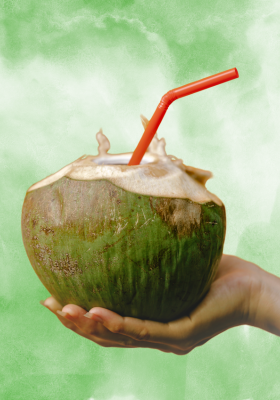
%> input picture Assignment2/input_img.png, 280 x 400 px
$ octave T1_20200204037.m   (GNU Octave 9; MATLAB toolbox functions it lacks are replaced by stand-ins)
%> lines starting %> are read from the running program, lines starting %| are printed output that depends on the picture; in (x1, y1, x2, y2) boxes, pixels count from 0 and x2, y2 are one past the last pixel; in counts of white or black regions, pixels touching at a corner belong together; the program's own positions count from 1
input_image = imread('input_img.png');
%> input_image is the input picture: size 400x280x3 uint8; mean R, G, B 166, 181.9, 138.1
input_image = rgb2gray(input_image);
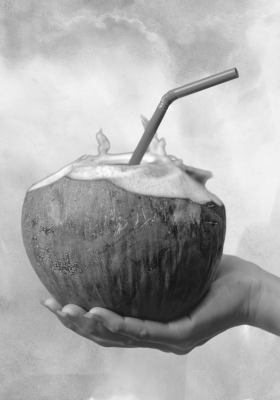
%> input_image: size 400x280 uint8; min 15, max 254, mean 172.1


A = min(input_image(:));
%> A = 15
B = max(input_image(:));
%> B = 254


D = B - A;
%> D = 239
bits = 8;
M = 2^bits - 1;

% contrast stretching
[m, n] = size(input_image);
%> m = 400; n = 280
output_image = zeros(m, n);
for i = 1:m
    for j = 1:n
        output_image(i, j) = ((input_image(i, j) - A) / D) * M + A;
    end
end
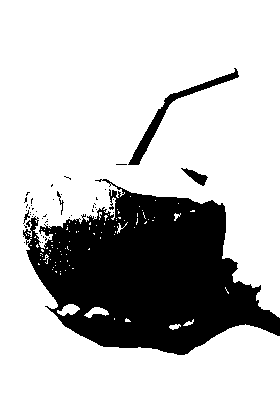
%> output_image: size 400x280 double; values 15 (black) and 255 (white), 75.1% white; 48 black regions (43 under 20 px), largest, box (x1, y1, x2, y2) and area: (23, 179, 280, 355) 26418, (128, 68, 239, 165) 1097, (181, 168, 208, 186) 195, (57, 191, 64, 215) 41, (23, 210, 30, 224) 30
output_image = uint8(output_image);

% Display images
figure;
subplot(1, 2, 1);
imshow(input_image);
title('Input Image');
subplot(1, 2, 2);
imshow(output_image);
title('Output -> Contrast Stretched Image');

imwrite(output_image, 'T1_Output_1_20200204037.png');
% Histogram
input_hist = zeros(1, 256);
output_hist = zeros(1, 256);

for i = 1:m
    for j = 1:n
        input_hist(input_image(i, j) + 1) = input_hist(input_image(i, j) + 1) + 1;
        output_hist(output_image(i, j) + 1) = output_hist(output_image(i, j) + 1) + 1;
    end
end
%> after the loop, input_hist = 256 values, max 2269 at index 231, min 0 at index 1, mean 437.5; output_hist = 256 values, max 84105 at index 255, min 0 at index 1, mean 437.5
% Display Histogram
figure;
subplot(1, 2, 1);
bar(0:255, input_hist);
title('Histogram of Input Image');
subplot(1, 2, 2);
bar(0:255, output_hist);
title('Histogram of Output Image');
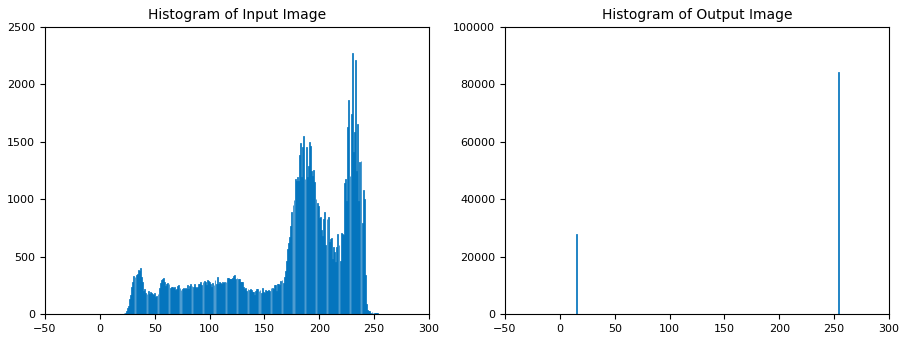
%> figure redrawn from the program's plot data, 2 panels; panel 1: tallest bar 2269 high, from x = 229.6 to 230.4; panel 2: tallest bar 84105 high, from x = 253.6 to 254.4
